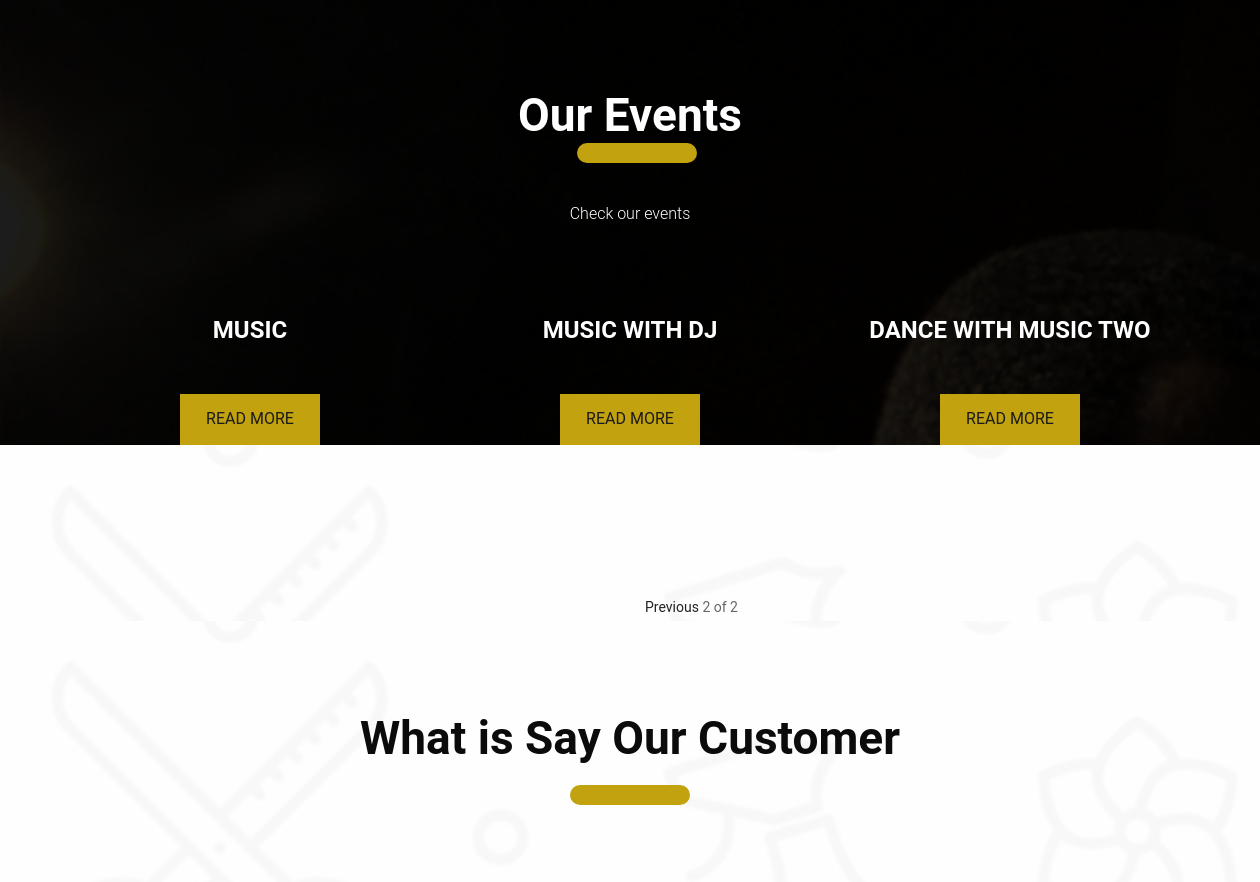
Before: /?page=2 (middle part) with the older database file.
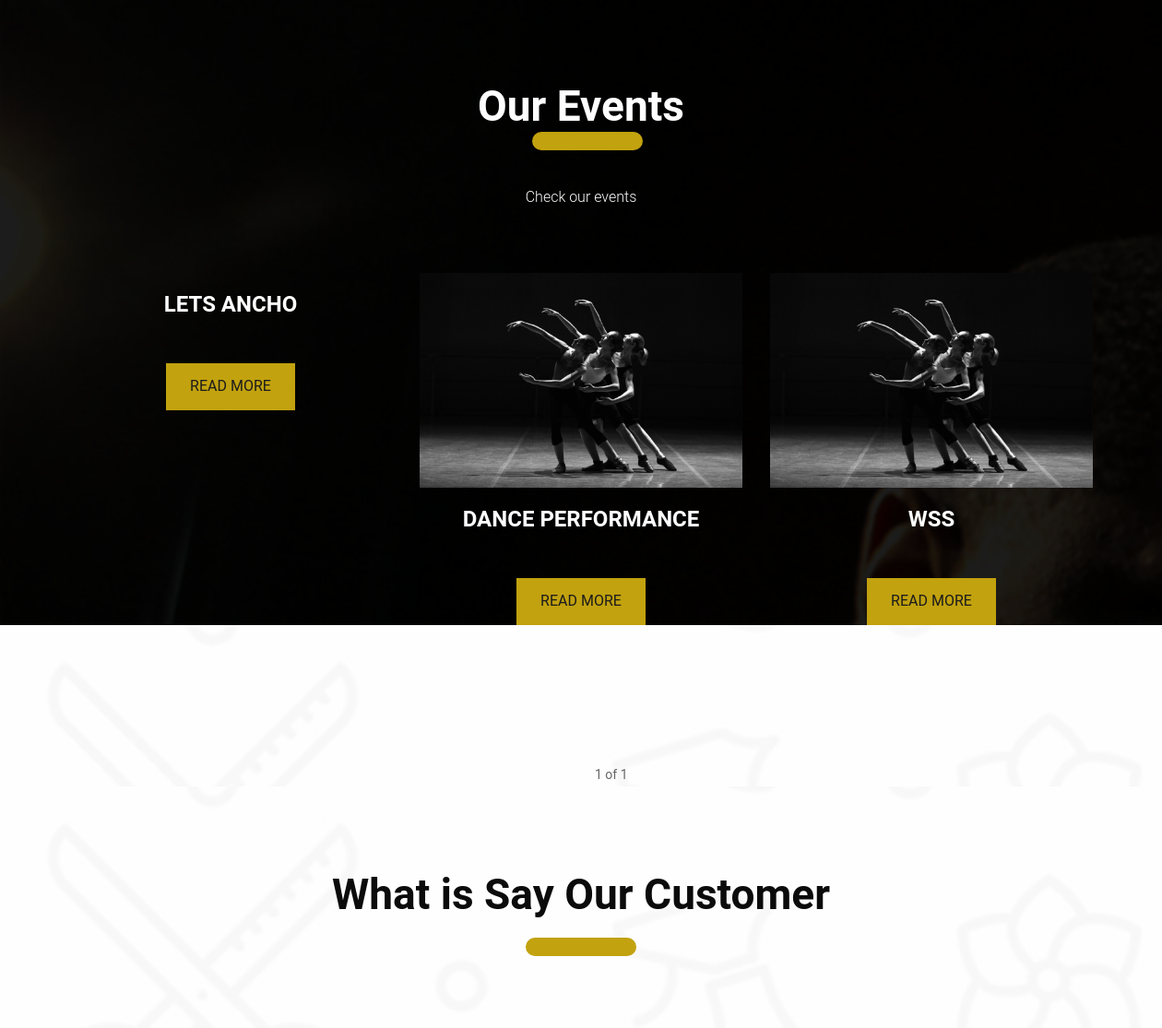
After: the same page with the newer database file.
### app/models.py (models this page shows, shortened)
class addevent(models.Model):
    event_name = models.CharField(max_length=100)
    event_description=models.TextField()
    event_coordinator = models.CharField(max_length=100)
    event_image = models.ImageField(upload_to='media/',blank=True, null=True,)
    event_location = models.CharField(max_length=100)
    event_start_date = models.DateTimeField(null=True)
    event_end_date = models.DateTimeField(null=True)
    event_review = models.CharField(max_length=200)

### app/views.py (the view)
# urls.py: path('',views.MytemplateView,name="MytemplateView"),
def MytemplateView(request):
    event_list = addevent.objects.all()
    p = Paginator(addevent.objects.all(),3)
    page = request.GET.get('page')
    events = p.get_page(page)
    context = {
        'all_events': addevent.objects.all(),
        'events': events
    }
    return render(request, "app/Home.html", context)

### app/templates/app/Home.html (shortened to what this page needs)
{% extends 'app/base.html'%}
{% load static %}
{% block body %}
<div class="service_section layout_padding">
  <div class="container">
    <h1 class="services_text">Our Events</h1>
    <p class="dolor_text"> Check our events </p>
    <div class="service_section_2">
      <div class="row">
        {% for event in events %}
        <div class="col-sm-4">
          {% if event.event_image %}
          <img src="{{ event.event_image.url }}" class="img-responsive" alt="" />
          {% endif %}
          <h1 class="classic_text">{{event.event_name}}</h1>
          <div class="read_bt_main">
            <div class="read_bt"><a href="{% url 'detailedview' event.id %}">Read More</a></div>
          </div>
        </div>
        {% endfor %}
      </div>
    </div>
  </div>
  <div class="discount_section layout_padding">
    <div class="container">
      <div class="row">
        <div class="col" style="margin-left: 50%;">
          {% if events.has_previous %}
          <a href="?page={{ events.previous_page_number }}">Previous</a>
          {% endif %}
          {{events.number}} of {{events.paginator.num_pages}}
        </div>
      </div>
    </div>
  </div>
  <div class="client_section layout_padding">
    <h1 class="client_taital">What is Say Our Customer</h1>
    <div class="container">
      <div id="main_slider" class="carousel slide" data-ride="carousel">
      </div>
    </div>
  </div>
</div>
{% endblock body %}

Changed rows visible on the page:
removed addevent: event_name "MUSIC"
removed addevent: event_name "MUSIC WITH DJ"
removed addevent: event_name "DANCE WITH MUSIC TWO"
now on this page (row unchanged): addevent: event_name "LETS ANCHO"
now on this page (row unchanged): addevent: event_image (picture), event_name "DANCE PERFORMANCE"
added addevent: event_image (picture), event_name "WSS"
Other visible differences:
{{ events.number }}: "2" → "1"
{{ events.paginator.num_pages }}: "2" → "1"
text no longer shown: "Previous"
